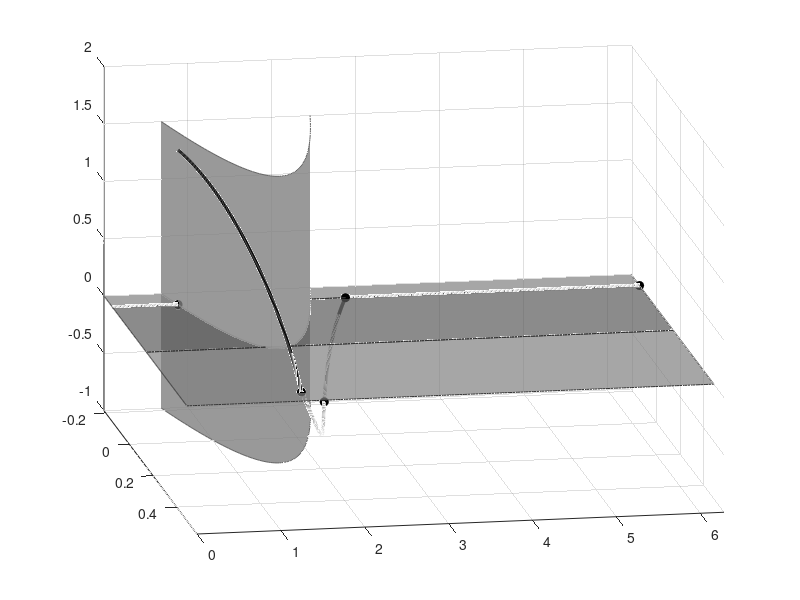

Reproduce this figure in MATLAB. (Note: this script raises an error after producing the figure.)
load isol/isol5

b=0.8471;
a=1;
Ff=.7961;
k=5.573034039978373;

clf
hold on
plot3(seglist(1).x0(:,1),seglist(1).x0(:,3),seglist(1).x0(:,2),'k','LineWidth',2.5)
plot3(seglist(2).x0(:,1),mod(seglist(2).x0(:,3),2*pi),seglist(2).x0(:,2),'k','LineWidth',2.5)
plot3(seglist(3).x0(:,1),mod(seglist(3).x0(:,3),2*pi),seglist(3).x0(:,2),'k','LineWidth',2.5)
plot3(seglist(4).x0(:,1),mod(seglist(4).x0(:,3),2*pi),seglist(4).x0(:,2),'k','LineWidth',2.5)
plot3(seglist(5).x0(:,1),seglist(5).x0(:,3),seglist(5).x0(:,2),'k','LineWidth',2.5)
plot3(seglist(1).x0(end,1),mod(seglist(1).x0(end,3),2*pi),seglist(1).x0(end,2),'ok','MarkerSize',6,'MarkerFaceColor','k')
plot3(seglist(2).x0(end,1),mod(seglist(2).x0(end,3),2*pi),seglist(2).x0(end,2),'ok','MarkerSize',6,'MarkerFaceColor','k')
plot3(seglist(3).x0(end,1),mod(seglist(3).x0(end,3),2*pi),seglist(3).x0(end,2),'ok','MarkerSize',6,'MarkerFaceColor','k')
plot3(seglist(4).x0(end,1),mod(seglist(4).x0(end,3),2*pi),seglist(4).x0(end,2),'ok','MarkerSize',6,'MarkerFaceColor','k')
plot3(seglist(5).x0(end,1),seglist(5).x0(end,3),seglist(5).x0(end,2),'ok','MarkerSize',6,'MarkerFaceColor','k')
dimpact = @(x2,x3) reshape([-b+a*sin(x3) x2 x3], [size(x2) 3]);

x2  = linspace(-1,1.5,251);
x3 = linspace(0,2*pi,300);

ind=find(-b+a*sin(x3)>-2*Ff/k);
ind2=find(abs(x2)<=eps);

[X2 X3] = meshgrid(x2,x3(ind));
XX = dimpact(X2,X3);
surf(XX(:,:,1), XX(:,:,3), XX(:,:,2), 'FaceColor', .5*[1 1 1], ...
	'FaceAlpha', 0.8, 'LineStyle', 'none')
plot3(XX(:,end,1), XX(:,end,3), XX(:,end,2), 'Color', 0.4*[1 1 1], ...
	'LineWidth', 0.5);
plot3(XX(:,1,1), XX(:,1,3), XX(:,1,2), 'Color', 0.4*[1 1 1], ...
	'LineWidth', 0.5);
plot3(XX(:,ind2,1), XX(:,ind2,3), XX(:,ind2,2), 'Color', 0.55*[1 1 1], ...
	'LineWidth', 0.5);

aplane = @(y) 0.*y;

x1 = linspace(-2*Ff/k, -1*Ff/k, 200);
x3 = linspace(0,2*pi,200);

[X1 X3] = meshgrid(x1, x3);
Z = aplane(X1);
surf(X1, X3, Z, 'FaceColor', .5*[1 1 1], ...
	'FaceAlpha', 0.7, 'LineStyle', 'none')
plot3(X1(:,end), X3(:,end), Z(:,end), 'Color', 0.2*[1 1 1], ...
	'LineWidth', 0.5);
plot3(X1(:,1), X3(:,1), Z(:,1), 'Color', 0.2*[1 1 1], ...
	'LineWidth', 0.5);
plot3(X1(end,:), X3(end,:), Z(end,:), 'Color', 0.2*[1 1 1], ...
	'LineWidth', 0.5);
plot3(X1(1,:), X3(1,:), Z(1,:), 'Color', 0.2*[1 1 1], ...
	'LineWidth', 0.5);

aplane = @(y) 0.*y;

x1 = linspace(1*Ff/k, 3.4*Ff/k, 200);
x3 = linspace(0,2*pi, 200);

[X1 X3] = meshgrid(x1, x3);
Z = aplane(X1);
surf(X1, X3, Z, 'FaceColor', .5*[1 1 1], ...
	'FaceAlpha', 0.7, 'LineStyle', 'none')
plot3(X1(:,end), X3(:,end), Z(:,end), 'Color', 0.2*[1 1 1], ...
	'LineWidth', 0.5);
plot3(X1(:,1), X3(:,1), Z(:,1), 'Color', 0.2*[1 1 1], ...
	'LineWidth', 0.5);
plot3(X1(end,:), X3(end,:), Z(end,:), 'Color', 0.2*[1 1 1], ...
	'LineWidth', 0.5);
plot3(X1(1,:), X3(1,:), Z(1,:), 'Color', 0.2*[1 1 1], ...
	'LineWidth', 0.5);

aplane = @(y) 0.*y;

x1 = linspace(-1*Ff/k, 1*Ff/k, 200);
x3 = linspace(0,2*pi,200);

[X1 X3] = meshgrid(x1, x3);
Z = aplane(X1);
surf(X1, X3, Z, 'FaceColor', 0.35*[1 1 1], ...
	'FaceAlpha', 0.7, 'LineStyle', 'none')
plot3(X1(:,end), X3(:,end), Z(:,end), 'Color', 0.2*[1 1 1], ...
	'LineWidth', 0.5);
plot3(X1(:,1), X3(:,1), Z(:,1), 'Color', 0.2*[1 1 1], ...
	'LineWidth', 0.5);
plot3(X1(end,:), X3(end,:), Z(end,:), 'Color', 0.2*[1 1 1], ...
	'LineWidth', 0.5);
plot3(X1(1,:), X3(1,:), Z(1,:), 'Color', 0.2*[1 1 1], ...
	'LineWidth', 0.5);

view(80,20)
axis([-1.5*Ff/k 4*Ff/k 0 2*pi -1 2])
grid on

lighting phong; % flat gouraud phong
material shiny

light('Position',[0 1 1], 'Color', 1*[1 1 1],'Style','infinite');
light('Position',[1 0 1], 'Color', 1*[1 1 1],'Style','infinite');
light('Position',[1 0 0], 'Color', 1*[1 1 1],'Style','infinite');
light('Position',[0 0 1], 'Color', 1*[1 1 1],'Style','infinite');
light('Position',[0.5 -1 0.5], 'Color', 1*[1 1 1],'Style','infinite');
